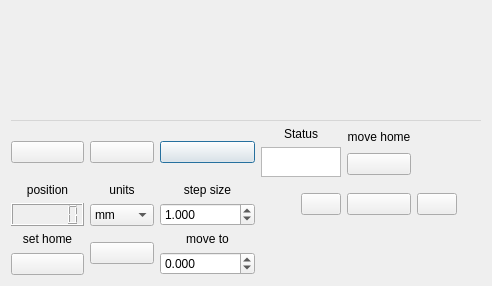
<?xml version="1.0" encoding="UTF-8"?>
<ui version="4.0">
 <class>Motor</class>
 <widget class="QDialog" name="Motor">
  <property name="geometry">
   <rect>
    <x>0</x>
    <y>0</y>
    <width>492</width>
    <height>286</height>
   </rect>
  </property>
  <property name="sizePolicy">
   <sizepolicy hsizetype="Preferred" vsizetype="Preferred">
    <horstretch>0</horstretch>
    <verstretch>0</verstretch>
   </sizepolicy>
  </property>
  <property name="windowTitle">
   <string>Motor 1.0</string>
  </property>
  <property name="animated" stdset="0">
   <bool>true</bool>
  </property>
  <layout class="QVBoxLayout" name="verticalLayout_9">
   <item>
    <widget class="QMenuBar" name="menubar"/>
   </item>
   <item>
    <layout class="QVBoxLayout" name="verticalLayout_8">
     <item>
      <layout class="QGridLayout" name="gridLayout">
       <item row="0" column="2">
        <widget class="QPushButton" name="configBt">
         <property name="text">
          <string/>
         </property>
         <property name="icon">
          <iconset>
           <normaloff>config.png</normaloff>config.png</iconset>
         </property>
         <property name="iconSize">
          <size>
           <width>40</width>
           <height>40</height>
          </size>
         </property>
         <property name="checkable">
          <bool>false</bool>
         </property>
        </widget>
       </item>
       <item row="1" column="0">
        <layout class="QVBoxLayout" name="verticalLayout">
         <item>
          <widget class="QLabel" name="label_2">
           <property name="text">
            <string>&lt;html&gt;&lt;head/&gt;&lt;body&gt;&lt;p align=&quot;center&quot;&gt;position&lt;/p&gt;&lt;/body&gt;&lt;/html&gt;</string>
           </property>
          </widget>
         </item>
         <item>
          <widget class="QLCDNumber" name="positionInd">
           <property name="palette">
            <palette>
             <active>
              <colorrole role="Button">
               <brush brushstyle="SolidPattern">
                <color alpha="255">
                 <red>0</red>
                 <green>0</green>
                 <blue>0</blue>
                </color>
               </brush>
              </colorrole>
              <colorrole role="Light">
               <brush brushstyle="SolidPattern">
                <color alpha="255">
                 <red>0</red>
                 <green>0</green>
                 <blue>0</blue>
                </color>
               </brush>
              </colorrole>
              <colorrole role="Base">
               <brush brushstyle="SolidPattern">
                <color alpha="255">
                 <red>0</red>
                 <green>0</green>
                 <blue>0</blue>
                </color>
               </brush>
              </colorrole>
             </active>
             <inactive>
              <colorrole role="Button">
               <brush brushstyle="SolidPattern">
                <color alpha="255">
                 <red>240</red>
                 <green>240</green>
                 <blue>240</blue>
                </color>
               </brush>
              </colorrole>
              <colorrole role="Light">
               <brush brushstyle="SolidPattern">
                <color alpha="255">
                 <red>255</red>
                 <green>255</green>
                 <blue>255</blue>
                </color>
               </brush>
              </colorrole>
              <colorrole role="Base">
               <brush brushstyle="SolidPattern">
                <color alpha="255">
                 <red>255</red>
                 <green>255</green>
                 <blue>255</blue>
                </color>
               </brush>
              </colorrole>
             </inactive>
             <disabled>
              <colorrole role="Button">
               <brush brushstyle="SolidPattern">
                <color alpha="255">
                 <red>0</red>
                 <green>0</green>
                 <blue>0</blue>
                </color>
               </brush>
              </colorrole>
              <colorrole role="Light">
               <brush brushstyle="SolidPattern">
                <color alpha="255">
                 <red>0</red>
                 <green>0</green>
                 <blue>0</blue>
                </color>
               </brush>
              </colorrole>
              <colorrole role="Base">
               <brush brushstyle="SolidPattern">
                <color alpha="255">
                 <red>240</red>
                 <green>240</green>
                 <blue>240</blue>
                </color>
               </brush>
              </colorrole>
             </disabled>
            </palette>
           </property>
           <property name="font">
            <font>
             <pointsize>11</pointsize>
             <bold>true</bold>
            </font>
           </property>
           <property name="digitCount">
            <number>6</number>
           </property>
          </widget>
         </item>
        </layout>
       </item>
       <item row="1" column="4">
        <widget class="QPushButton" name="stopBt">
         <property name="text">
          <string/>
         </property>
         <property name="icon">
          <iconset>
           <normaloff>stop.png</normaloff>stop.png</iconset>
         </property>
         <property name="iconSize">
          <size>
           <width>40</width>
           <height>40</height>
          </size>
         </property>
        </widget>
       </item>
       <item row="0" column="4">
        <layout class="QVBoxLayout" name="verticalLayout_6">
         <item>
          <widget class="QLabel" name="label_5">
           <property name="maximumSize">
            <size>
             <width>16777215</width>
             <height>20</height>
            </size>
           </property>
           <property name="text">
            <string>&lt;html&gt;&lt;head/&gt;&lt;body&gt;&lt;p align=&quot;center&quot;&gt;move home&lt;/p&gt;&lt;/body&gt;&lt;/html&gt;</string>
           </property>
          </widget>
         </item>
         <item>
          <widget class="QPushButton" name="homeBt">
           <property name="text">
            <string/>
           </property>
           <property name="icon">
            <iconset>
             <normaloff>home.png</normaloff>home.png</iconset>
           </property>
           <property name="iconSize">
            <size>
             <width>40</width>
             <height>40</height>
            </size>
           </property>
          </widget>
         </item>
        </layout>
       </item>
       <item row="1" column="5" alignment="Qt::AlignLeft">
        <widget class="QPushButton" name="moveRightBt">
         <property name="maximumSize">
          <size>
           <width>80</width>
           <height>16777215</height>
          </size>
         </property>
         <property name="text">
          <string/>
         </property>
         <property name="icon">
          <iconset>
           <normaloff>arrow.png</normaloff>arrow.png</iconset>
         </property>
         <property name="iconSize">
          <size>
           <width>40</width>
           <height>40</height>
          </size>
         </property>
        </widget>
       </item>
       <item row="1" column="1">
        <layout class="QVBoxLayout" name="verticalLayout_2">
         <item>
          <widget class="QLabel" name="label_8">
           <property name="text">
            <string>&lt;html&gt;&lt;head/&gt;&lt;body&gt;&lt;p align=&quot;center&quot;&gt;units&lt;/p&gt;&lt;/body&gt;&lt;/html&gt;</string>
           </property>
          </widget>
         </item>
         <item>
          <widget class="QComboBox" name="unitsControl">
           <item>
            <property name="text">
             <string>mm</string>
            </property>
           </item>
           <item>
            <property name="text">
             <string>steps</string>
            </property>
           </item>
           <item>
            <property name="text">
             <string>fs</string>
            </property>
           </item>
           <item>
            <property name="text">
             <string>2*fs</string>
            </property>
           </item>
          </widget>
         </item>
        </layout>
       </item>
       <item row="1" column="2">
        <layout class="QVBoxLayout" name="verticalLayout_3">
         <item>
          <widget class="QLabel" name="label_3">
           <property name="text">
            <string>&lt;html&gt;&lt;head/&gt;&lt;body&gt;&lt;p align=&quot;center&quot;&gt;step size&lt;/p&gt;&lt;/body&gt;&lt;/html&gt;</string>
           </property>
          </widget>
         </item>
         <item>
          <widget class="QDoubleSpinBox" name="StepSize">
           <property name="decimals">
            <number>3</number>
           </property>
           <property name="minimum">
            <double>-100000.000000000000000</double>
           </property>
           <property name="maximum">
            <double>100000.000000000000000</double>
           </property>
           <property name="singleStep">
            <double>0.100000000000000</double>
           </property>
           <property name="value">
            <double>1.000000000000000</double>
           </property>
          </widget>
         </item>
        </layout>
       </item>
       <item row="0" column="0">
        <widget class="QPushButton" name="connectBt">
         <property name="text">
          <string/>
         </property>
         <property name="icon">
          <iconset>
           <normaloff>plug.png</normaloff>plug.png</iconset>
         </property>
         <property name="iconSize">
          <size>
           <width>40</width>
           <height>40</height>
          </size>
         </property>
         <property name="checkable">
          <bool>true</bool>
         </property>
         <property name="checked">
          <bool>false</bool>
         </property>
        </widget>
       </item>
       <item row="0" column="3">
        <layout class="QVBoxLayout" name="verticalLayout_4">
         <item>
          <widget class="QLabel" name="label_4">
           <property name="maximumSize">
            <size>
             <width>16777215</width>
             <height>20</height>
            </size>
           </property>
           <property name="text">
            <string>&lt;html&gt;&lt;head/&gt;&lt;body&gt;&lt;p align=&quot;center&quot;&gt;Status&lt;/p&gt;&lt;/body&gt;&lt;/html&gt;</string>
           </property>
          </widget>
         </item>
         <item alignment="Qt::AlignHCenter">
          <widget class="QTextBrowser" name="error_message">
           <property name="maximumSize">
            <size>
             <width>80</width>
             <height>30</height>
            </size>
           </property>
          </widget>
         </item>
        </layout>
       </item>
       <item row="0" column="1">
        <widget class="QPushButton" name="saveBt">
         <property name="text">
          <string/>
         </property>
         <property name="icon">
          <iconset>
           <normaloff>save.png</normaloff>save.png</iconset>
         </property>
         <property name="iconSize">
          <size>
           <width>40</width>
           <height>40</height>
          </size>
         </property>
        </widget>
       </item>
       <item row="1" column="3" alignment="Qt::AlignRight">
        <widget class="QPushButton" name="moveLeftBt">
         <property name="maximumSize">
          <size>
           <width>80</width>
           <height>16777215</height>
          </size>
         </property>
         <property name="text">
          <string/>
         </property>
         <property name="icon">
          <iconset>
           <normaloff>arrow 2.png</normaloff>arrow 2.png</iconset>
         </property>
         <property name="iconSize">
          <size>
           <width>40</width>
           <height>40</height>
          </size>
         </property>
        </widget>
       </item>
       <item row="2" column="2">
        <layout class="QVBoxLayout" name="verticalLayout_5">
         <item>
          <widget class="QLabel" name="label">
           <property name="maximumSize">
            <size>
             <width>16777215</width>
             <height>20</height>
            </size>
           </property>
           <property name="text">
            <string>&lt;html&gt;&lt;head/&gt;&lt;body&gt;&lt;p align=&quot;center&quot;&gt;move to&lt;/p&gt;&lt;/body&gt;&lt;/html&gt;</string>
           </property>
          </widget>
         </item>
         <item>
          <widget class="QDoubleSpinBox" name="moveToIn">
           <property name="decimals">
            <number>3</number>
           </property>
           <property name="minimum">
            <double>-100000.000000000000000</double>
           </property>
           <property name="maximum">
            <double>10000.000000000000000</double>
           </property>
          </widget>
         </item>
        </layout>
       </item>
       <item row="2" column="1">
        <widget class="QPushButton" name="moveToBt">
         <property name="text">
          <string/>
         </property>
         <property name="icon">
          <iconset>
           <normaloff>set.png</normaloff>set.png</iconset>
         </property>
         <property name="iconSize">
          <size>
           <width>40</width>
           <height>40</height>
          </size>
         </property>
        </widget>
       </item>
       <item row="2" column="0">
        <layout class="QVBoxLayout" name="verticalLayout_7">
         <item>
          <widget class="QLabel" name="label_6">
           <property name="text">
            <string>&lt;html&gt;&lt;head/&gt;&lt;body&gt;&lt;p align=&quot;center&quot;&gt;set home&lt;/p&gt;&lt;/body&gt;&lt;/html&gt;</string>
           </property>
          </widget>
         </item>
         <item>
          <widget class="QPushButton" name="sethomeBt">
           <property name="text">
            <string/>
           </property>
           <property name="icon">
            <iconset>
             <normaloff>set home.png</normaloff>set home.png</iconset>
           </property>
           <property name="iconSize">
            <size>
             <width>70</width>
             <height>40</height>
            </size>
           </property>
          </widget>
         </item>
        </layout>
       </item>
       <item row="0" column="5">
        <spacer name="verticalSpacer">
         <property name="orientation">
          <enum>Qt::Vertical</enum>
         </property>
         <property name="sizeType">
          <enum>QSizePolicy::Fixed</enum>
         </property>
         <property name="sizeHint" stdset="0">
          <size>
           <width>20</width>
           <height>50</height>
          </size>
         </property>
        </spacer>
       </item>
       <item row="2" column="3">
        <spacer name="horizontalSpacer">
         <property name="orientation">
          <enum>Qt::Horizontal</enum>
         </property>
         <property name="sizeType">
          <enum>QSizePolicy::Fixed</enum>
         </property>
         <property name="sizeHint" stdset="0">
          <size>
           <width>60</width>
           <height>20</height>
          </size>
         </property>
        </spacer>
       </item>
       <item row="2" column="4">
        <spacer name="horizontalSpacer_2">
         <property name="orientation">
          <enum>Qt::Horizontal</enum>
         </property>
         <property name="sizeType">
          <enum>QSizePolicy::Fixed</enum>
         </property>
         <property name="sizeHint" stdset="0">
          <size>
           <width>60</width>
           <height>20</height>
          </size>
         </property>
        </spacer>
       </item>
       <item row="2" column="5">
        <spacer name="horizontalSpacer_3">
         <property name="orientation">
          <enum>Qt::Horizontal</enum>
         </property>
         <property name="sizeType">
          <enum>QSizePolicy::Fixed</enum>
         </property>
         <property name="sizeHint" stdset="0">
          <size>
           <width>60</width>
           <height>20</height>
          </size>
         </property>
        </spacer>
       </item>
      </layout>
     </item>
    </layout>
   </item>
  </layout>
 </widget>
 <resources/>
 <connections/>
</ui>
